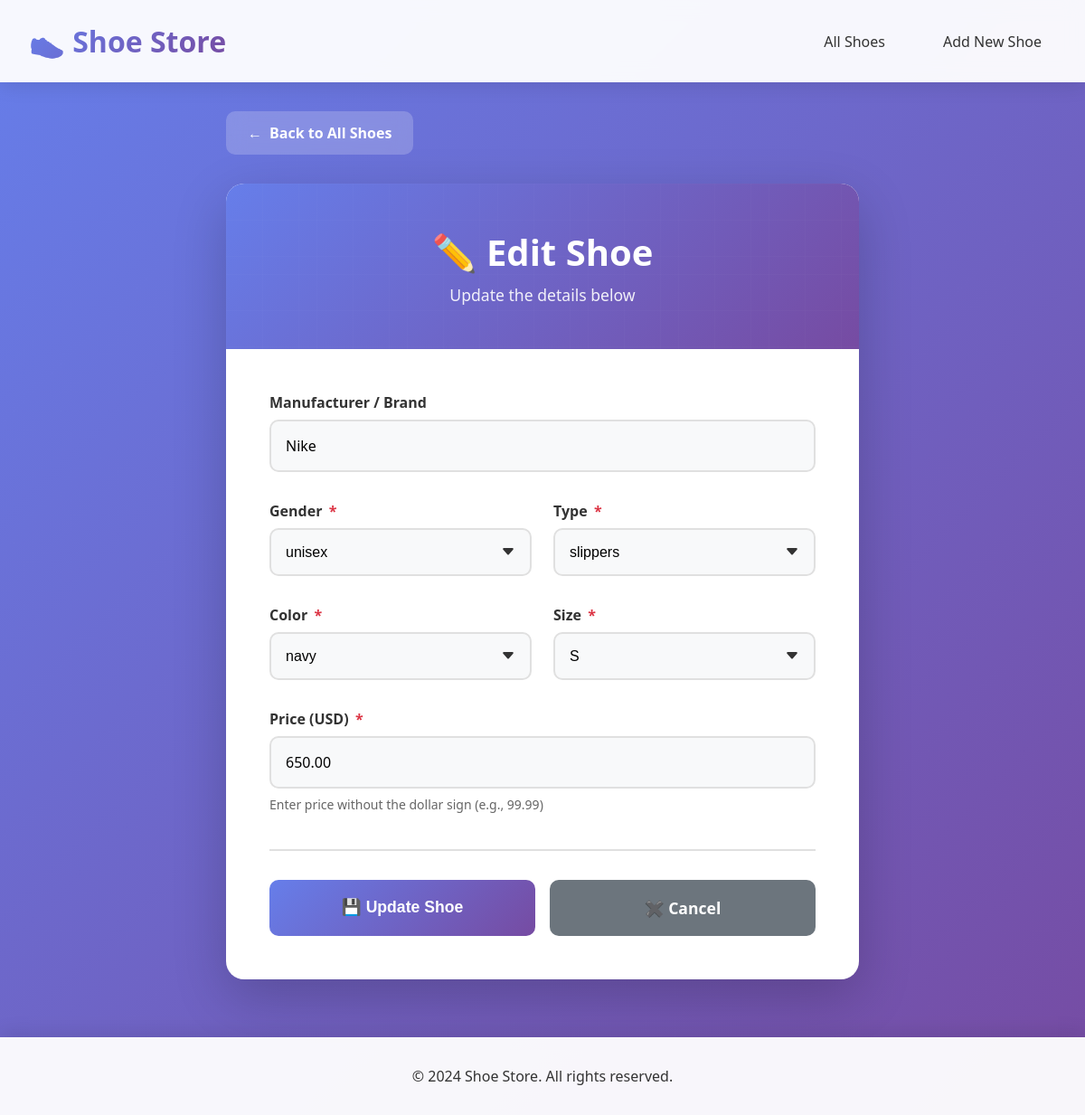
The page /shoe/2/update/ on the database its author committed.
### shoes/models.py (models this page shows)
class Shoe(models.Model):
    id = models.AutoField(primary_key=True)
    gender = models.CharField(
        max_length=20,
        choices=[(tag.name, tag.value) for tag in ShoeGender],
        default=ShoeGender.MALE.name
    )
    type = models.CharField(
        max_length=20,
        choices=[(tag.name, tag.value) for tag in ShoeType],
        default=ShoeType.SNEAKERS.name
    )
    color = models.CharField(
        max_length=30,
        choices=[(tag.name, tag.value) for tag in ShoeColor],
        default=ShoeColor.WHITE.name
    )
    size = models.CharField(
        max_length=30,
        choices=[(tag.name, tag.value) for tag in ShoeSize],
        default=ShoeSize.MEDIUM.name
    )
    price = models.DecimalField(
        max_digits=6,
        decimal_places=2,
        null=False
    )
    manufacture = models.CharField(
        max_length=75,
        null=True
    )

### shoes/views.py (the view)
# urls.py: path('shoe/<int:pk>/update/', views.shoe_update, name='shoe_update'),
def shoe_update(request, pk):
    shoe = get_object_or_404(Shoe, pk=pk)
    if request.method == "POST":
        form = ShoeForm(request.POST, instance=shoe)
        if form.is_valid():
            form.save()
            messages.success(request, f'Shoe "{shoe.manufacture or "ID #" + str(shoe.id)}" updated successfully!')
    else:
        form = ShoeForm(instance=shoe)
    return render(request, 'shoes/shoe_form.html', {'form': form})

### shoes/forms.py
class ShoeForm(forms.ModelForm):
    class Meta:
        model = Shoe
        fields = ['manufacture', 'gender', 'type', 'color', 'size', 'price']
        widgets = {
            'manufacture': forms.TextInput(attrs={
                'placeholder': 'e.g., Nike, Adidas, Puma...'
            }),
            'price': forms.NumberInput(attrs={
                'placeholder': '0.00',
                'step': '0.01',
                'min': '0'
            }),
        }
        labels = {
            'manufacture': 'Manufacturer / Brand',
            'gender': 'Gender',
            'type': 'Type',
            'color': 'Color',
            'size': 'Size',
            'price': 'Price (USD)',
        }

### shoes/templates/shoes/shoe_form.html (shortened to what this page needs)
{% extends 'shoes/base.html' %}
{% block content %}
<div class="form-container">
    <a href="{% url 'shoe_list' %}" class="back-link">
        <span>←</span> Back to All Shoes
    </a>
    <div class="form-card">
        <div class="form-header">
            <h1>{% if form.instance.pk %}✏️ Edit Shoe{% else %}➕ Add New Shoe{% endif %}</h1>
            <p>{% if form.instance.pk %}Update the details below{% else %}Fill in the details to add a new shoe{% endif %}</p>
        </div>
        <div class="form-body">
            <form method="post" novalidate>
                <div class="form-group">
                    <label for="{{ form.manufacture.id_for_label }}" class="form-label">
                        Manufacturer / Brand
                    </label>
                    {{ form.manufacture }}
                </div>
                <div class="form-grid">
                    <div class="form-group">
                        <label for="{{ form.gender.id_for_label }}" class="form-label">
                            Gender <span class="required">*</span>
                        </label>
                        {{ form.gender }}
                    </div>
                    <div class="form-group">
                        <label for="{{ form.type.id_for_label }}" class="form-label">
                            Type <span class="required">*</span>
                        </label>
                        {{ form.type }}
                    </div>
                </div>
                <div class="form-grid">
                    <div class="form-group">
                        <label for="{{ form.color.id_for_label }}" class="form-label">
                            Color <span class="required">*</span>
                        </label>
                        {{ form.color }}
                    </div>
                    <div class="form-group">
                        <label for="{{ form.size.id_for_label }}" class="form-label">
                            Size <span class="required">*</span>
                        </label>
                        {{ form.size }}
                    </div>
                </div>
                <div class="form-group">
                    <label for="{{ form.price.id_for_label }}" class="form-label">
                        Price (USD) <span class="required">*</span>
                    </label>
                    {{ form.price }}
                    <div class="form-help">Enter price without the dollar sign (e.g., 99.99)</div>
                </div>
                <div class="form-actions">
                    <button type="submit" class="btn btn-primary">
                        {% if form.instance.pk %}💾 Update Shoe{% else %}➕ Create Shoe{% endif %}
                    </button>
                    <a href="{% url 'shoe_list' %}" class="btn btn-secondary">
                        ✖️ Cancel
                    </a>
                </div>
            </form>
        </div>
    </div>
</div>
{% endblock %}

### shoes/templates/shoes/base.html (style rules this page uses)
* { margin: 0; padding: 0; box-sizing: border-box; }
body { font-family: 'Segoe UI', Tahoma, Geneva, Verdana, sans-serif; background: linear-gradient(135deg, #667eea 0%, #764ba2 100%); min-height: 100vh; color: #333; }

### shoes/templates/shoes/shoe_form.html (style rules this page uses)
.form-container { max-width: 700px; margin: 0 auto; }
.back-link { display: inline-flex; align-items: center; gap: 0.5rem; color: white; text-decoration: none; font-weight: 600; margin-bottom: 2rem; padding: 0.8rem 1.5rem; background: rgba(255, 255, 255, 0.2); border-radius: 10px; backdrop-filter: blur(10px); transition: all 0.3s ease; }
.form-card { background: white; border-radius: 20px; overflow: hidden; box-shadow: 0 20px 60px rgba(0, 0, 0, 0.2); }
.form-header { background: linear-gradient(135deg, #667eea 0%, #764ba2 100%); padding: 3rem; text-align: center; color: white; position: relative; }
.form-header::before { content: ''; position: absolute; top: 0; left: 0; right: 0; bottom: 0; opacity: 0.3; }
.form-header h1 { font-size: 2.5rem; margin-bottom: 0.5rem; position: relative; z-index: 1; }
.form-header p { font-size: 1.1rem; opacity: 0.9; position: relative; z-index: 1; }
.form-body { padding: 3rem; }
.form-group { margin-bottom: 2rem; }
.form-label { display: block; font-weight: 600; color: #333; margin-bottom: 0.5rem; font-size: 1rem; }
.form-label .required { color: #dc3545; margin-left: 0.2rem; }
.form-control { width: 100%; padding: 1rem; border: 2px solid #e0e0e0; border-radius: 10px; font-size: 1rem; transition: all 0.3s ease; background: #f8f9fa; }
select.form-control { cursor: pointer; appearance: none; background-repeat: no-repeat; background-position: right 1rem center; padding-right: 3rem; }
input[type="number"].form-control, input[type="text"].form-control { font-family: inherit; }
.form-help { font-size: 0.875rem; color: #666; margin-top: 0.5rem; }
.form-actions { display: flex; gap: 1rem; margin-top: 2.5rem; padding-top: 2rem; border-top: 2px solid #e0e0e0; }
.btn { flex: 1; padding: 1.2rem; border: none; border-radius: 10px; font-weight: 600; font-size: 1.1rem; cursor: pointer; transition: all 0.3s ease; text-decoration: none; text-align: center; display: flex; align-items: center; justify-content: center; gap: 0.5rem; }
.btn-primary { background: linear-gradient(135deg, #667eea 0%, #764ba2 100%); color: white; }
.btn-secondary { background: #6c757d; color: white; }
.form-grid { display: grid; grid-template-columns: repeat(2, 1fr); gap: 1.5rem; }

### rows shown on the page
Shoe: manufacture "Nike", gender "unisex", type "slippers", color "navy", size "S", price "650.00"
